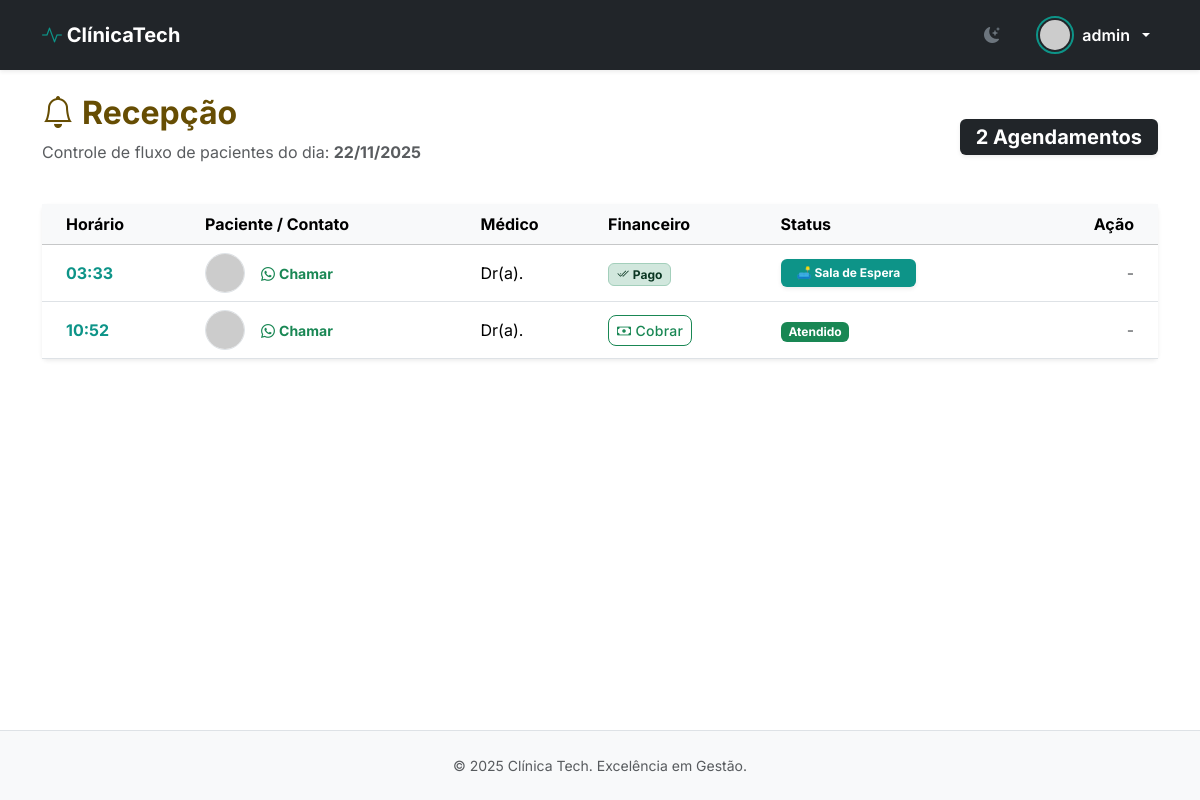
The app's page /recepcao/ (signed in) with its own data.
### core/models.py (models this page shows, shortened)
class Usuario(AbstractUser):
    TIPO_CHOICES = (
        ('MEDICO', 'Médico'),
        ('PACIENTE', 'Paciente'),
        ('RECEPCAO', 'Recepção'),
    )
    tipo = models.CharField(
        'Tipo de Usuário',
        max_length=10,
        choices=TIPO_CHOICES,
        default='PACIENTE'
    )
    tipo = models.CharField('Tipo de Usuário', max_length=10, choices=TIPO_CHOICES, default='PACIENTE')
    foto = models.ImageField('Foto de Perfil', upload_to='perfis/', blank=True, null=True)

class Agendamento(models.Model):
    STATUS_CHOICES = (
        ('AGENDADO', 'Agendado'),
        ('AGUARDANDO', 'Na Sala de Espera'),
        ('CANCELADO', 'Cancelado'),
        ('REALIZADO', 'Realizado'),
    )
    medico = models.ForeignKey(Medico, on_delete=models.CASCADE, related_name='agenda')
    paciente = models.ForeignKey(Paciente, on_delete=models.CASCADE, related_name='consultas')
    data_horario = models.DateTimeField('Data e Hora')
    status = models.CharField(max_length=10, choices=STATUS_CHOICES, default='AGENDADO')
    valor = models.DecimalField('Valor da Consulta', max_digits=10, decimal_places=2, default=200.00)
    pago = models.BooleanField('Está Pago?', default=False)
    observacoes = models.TextField('Observações', blank=True, null=True)
    avaliacao = models.IntegerField('Avaliação (1-5)', blank=True, null=True)
    comentario_paciente = models.TextField('Comentário', blank=True, null=True)
    criado_em = models.DateTimeField(auto_now_add=True)
    atualizado_em = models.DateTimeField(auto_now=True)
    class Meta:
        ordering = ['data_horario']
        verbose_name = 'Agendamento'
        verbose_name_plural = 'Agendamentos'

### core/views.py (the view)
# urls.py: path('recepcao/', views.painel_recepcao, name='painel_recepcao'),
@login_required
def painel_recepcao(request):
    if request.user.tipo != 'RECEPCAO' and not request.user.is_superuser:
        messages.error(request, "Acesso restrito.")
        return redirect('home')
    hoje = timezone.now().date()
    agendamentos = Agendamento.objects.filter(data_horario__date=hoje).order_by('data_horario')
    return render(request, 'painel_recepcao.html', {'agendamentos': agendamentos})

### core/models.py (called while the page is built)
    def whatsapp_link(self):
        if not self.telefone:
            return None
        numeros = ''.join(filter(str.isdigit, self.telefone))
        if len(numeros) < 10:
            return None
        if not numeros.startswith('55'):
            numeros = f"55{numeros}"
        return f"https://wa.me/{numeros}"

### core/templates/painel_recepcao.html (shortened to what this page needs)
{% extends 'base.html' %}
{% block content %}
    <div class="d-flex justify-content-between align-items-center mb-4">
        <div>
            <h2 class="fw-bold text-warning-emphasis"><i class="bi bi-bell me-2"></i>Recepção</h2>
            <p class="text-muted">Controle de fluxo de pacientes do dia: <strong>{% now "d/m/Y" %}</strong></p>
        </div>
        <div class="badge bg-dark fs-5 px-3 py-2 shadow-sm">
            {{ agendamentos.count }} Agendamentos
        </div>
    </div>
    <div class="card shadow-sm border-0">
        <div class="card-body p-0">
            {% if agendamentos %}
            <div class="table-responsive">
                <table class="table table-hover align-middle mb-0">
                    <thead class="table-light">
                        <tr>
                            <th class="ps-4">Horário</th>
                            <th>Paciente / Contato</th>
                            <th>Médico</th>
                            <th>Financeiro</th>
                            <th>Status</th>
                            <th class="text-end pe-4">Ação</th>
                        </tr>
                    </thead>
                    <tbody>
                        {% for agenda in agendamentos %}
                        <tr>
                            <td class="ps-4 fw-bold text-primary">{{ agenda.data_horario|date:"H:i" }}</td>
                            <td>
                                <div class="d-flex align-items-center">
                                    {% if agenda.paciente.usuario.foto %}
                                        <img src="{{ agenda.paciente.usuario.foto.url }}" class="rounded-circle me-3 border" width="40" height="40" style="object-fit: cover;">
                                    {% else %}
                                        <img src="https://ui-avatars.com/api/?name={{ agenda.paciente.usuario.username }}" class="rounded-circle me-3 border" width="40">
                                    {% endif %}
                                    <div>
                                        {% if agenda.paciente.whatsapp_link %}
                                            <a href="{{ agenda.paciente.whatsapp_link }}?text=Olá, confirmamos sua consulta na Clínica Tech?"
                                               target="_blank" class="text-decoration-none text-success small fw-bold">
                                               <i class="bi bi-whatsapp me-1"></i>Chamar
                                            </a>
                                        {% else %}
                                            <small class="text-muted">Sem telefone</small>
                                        {% endif %}
                                    </div>
                                </div>
                            </td>
                            <td>Dr(a). {{ agenda.medico.usuario.first_name }}</td>
                            <td>
                                {% if agenda.pago %}
                                    <span class="badge bg-success-subtle text-success-emphasis border border-success-subtle">
                                        <i class="bi bi-check2-all me-1"></i>Pago
                                    </span>
                                {% else %}
                                    <a href="{% url 'receber_pagamento' agenda.id %}"
                                       class="btn btn-sm btn-outline-success"
                                       onclick="return confirm('Confirmar recebimento de R$ {{ agenda.valor }}?')">
                                        <i class="bi bi-cash"></i> Cobrar
                                    </a>
                                {% endif %}
                            </td>
                            <td>
                                {% if agenda.status == 'AGENDADO' %}
                                    <span class="badge bg-warning text-dark border border-warning">🏠 Em Casa</span>
                                {% elif agenda.status == 'AGUARDANDO' %}
                                    <span class="badge bg-primary shadow-sm px-3 py-2">🛋️ Sala de Espera</span>
                                {% elif agenda.status == 'REALIZADO' %}
                                    <span class="badge bg-success">Atendido</span>
                                {% else %}
                                    <span class="badge bg-danger">Cancelado</span>
                                {% endif %}
                            </td>
                            <td class="text-end pe-4">
                                {% if agenda.status == 'AGENDADO' %}
                                    <a href="{% url 'confirmar_presenca' agenda.id %}" class="btn btn-sm btn-primary fw-bold shadow-sm">
                                        <i class="bi bi-bell-fill me-1"></i> Chegou
                                    </a>
                                {% else %}
                                    <span class="text-muted">-</span>
                                {% endif %}
                            </td>
                        </tr>
                        {% endfor %}
                    </tbody>
                </table>
            </div>
            {% else %}
                <div class="text-center py-5">
                    <i class="bi bi-calendar-event display-4 text-muted opacity-25"></i>
                    <p class="mt-3 text-muted">Agenda livre por hoje.</p>
                </div>
            {% endif %}
        </div>
    </div>
{% endblock %}

### core/templates/base.html (shortened to what this page needs)
<!DOCTYPE html>
{% load static %}
<html lang="pt-br" data-bs-theme="light">
<head>
    <link href="https://cdn.jsdelivr.net/npm/bootstrap@5.3.2/dist/css/bootstrap.min.css" rel="stylesheet">
    <link rel="stylesheet" href="https://cdn.jsdelivr.net/npm/bootstrap-icons@1.11.1/font/bootstrap-icons.css">
    <link href="https://unpkg.com/aos@2.3.1/dist/aos.css" rel="stylesheet">
</head>
<body class="d-flex flex-column min-vh-100">
    <nav class="navbar navbar-expand-lg navbar-dark bg-dark sticky-top shadow-sm">
        <div class="container">
            <a class="navbar-brand fw-bold" href="/">
                <i class="bi bi-activity text-primary"></i> Clínica<span class="text-white">Tech</span>
            </a>
            <div class="collapse navbar-collapse" id="navbarContent">
                <ul class="navbar-nav ms-auto align-items-center gap-3">
                    <li class="nav-item">
                        <button class="btn btn-outline-secondary border-0 rounded-circle" id="theme-toggle">
                            <i class="bi bi-moon-stars-fill" id="theme-icon"></i>
                        </button>
                    </li>
                    {% if user.is_authenticated %}
                        <li class="nav-item dropdown">
                            <a class="nav-link dropdown-toggle d-flex align-items-center gap-2 text-white" href="#" role="button" data-bs-toggle="dropdown">
                                {% if user.foto %}
                                    <img src="{{ user.foto.url }}" class="foto-nav">
                                {% else %}
                                    <img src="https://ui-avatars.com/api/?name={{ user.username }}&background=random" class="foto-nav">
                                {% endif %}
                                <span class="fw-semibold">{{ user.first_name|default:user.username }}</span>
                            </a>
                        </li>
                    {% else %}
                        <li class="nav-item"><a href="/login/" class="btn btn-outline-light btn-sm px-3">Entrar</a></li>
                        <li class="nav-item"><a href="/cadastro/" class="btn btn-primary btn-sm px-3">Criar Conta</a></li>
                    {% endif %}
                </ul>
            </div>
        </div>
    </nav>
    <div class="toast-container position-fixed top-0 end-0 p-3">
    </div>
    <main class="flex-grow-1 py-4">
        <div class="container" data-aos="fade-up" data-aos-duration="800">
            {% block content %}{% endblock %}
        </div>
    </main>
    <footer class="bg-body-tertiary py-4 mt-auto border-top">
        <div class="container text-center text-muted small">
            <p class="mb-0">&copy; 2025 Clínica Tech. Excelência em Gestão.</p>
        </div>
    </footer>
</body>
</html>

### core/templates/base.html (style rules this page uses)
:root { --bs-font-sans-serif: 'Inter', sans-serif; --bs-primary: #0d9488; --bs-primary-rgb: 13, 148, 136; }
.card { transition: transform 0.2s, box-shadow 0.2s; }
.btn { border-radius: 8px; font-weight: 500; letter-spacing: 0.3px; transition: all 0.2s; }
.foto-nav { width: 38px; height: 38px; border-radius: 50%; object-fit: cover; border: 2px solid var(--bs-primary); padding: 2px; }
.toast-container { z-index: 1055; }

### records on screen
Usuario: first_name "admin"
Agendamento: data_horario "03:33", pago True (drawn), status "🛋️ Sala de Espera"
Agendamento: data_horario "10:52", status "Atendido"

### other values on screen
{{ agendamentos.count }} "2"
